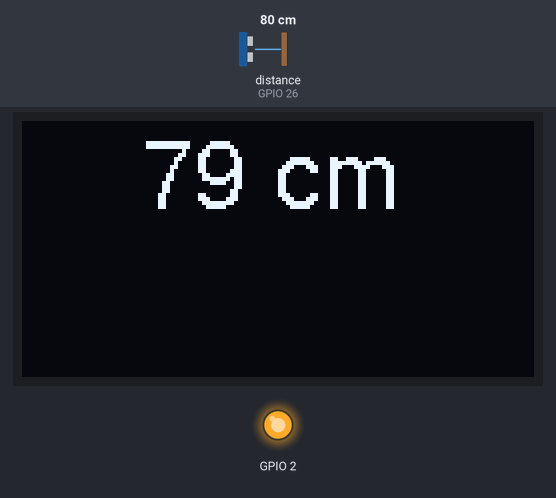
This sketch was run on a simulated ESP32. Shown: 128×64 one-colour display, output pins drawn as LEDs (lit = HIGH). Wiring (inferred from the names in the program): ultrasonic range finder: trigger GPIO 25; echo GPIO 26. The test bench sets the inputs (shaded band); at power-on: distance to the obstacle (sensor on GPIO 26) 80 cm. The echo pulse lasts 58.3 µs per cm; WiFi joins after 1.5 s; servers stay silent unless stated; pins used as bus, display or sensor lines are not drawn; what the sketch prints to the serial monitor is not drawn.

Above: at 2.7 s.
2.8 s: distance to the obstacle (sensor on GPIO 26) set to 2 cm
At 4.9 s:
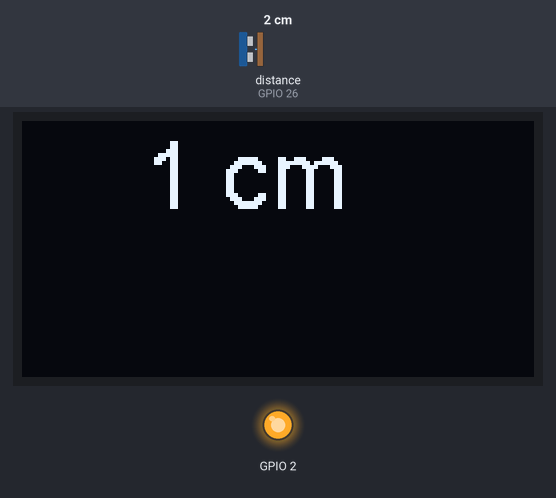
5.3 s: distance to the obstacle (sensor on GPIO 26) set to 4 cm
At 6.6 s:
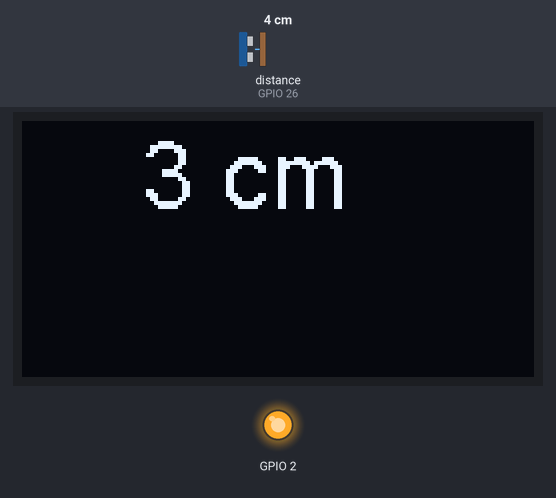
7.6 s: distance to the obstacle (sensor on GPIO 26) set to 9 cm
At 9.4 s:
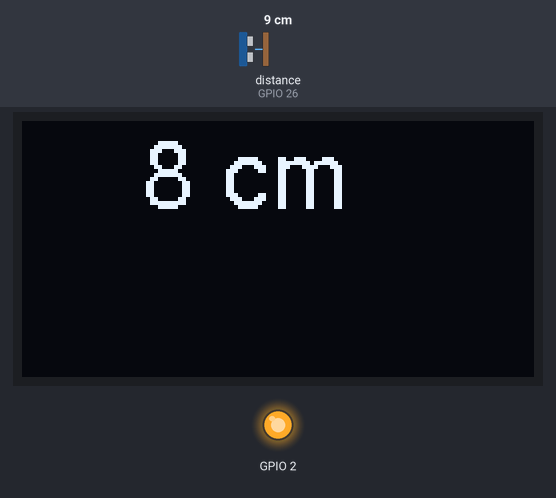
Timing chart, 0 to 10.9 s (numbered marks = the images above; inputs shaded):
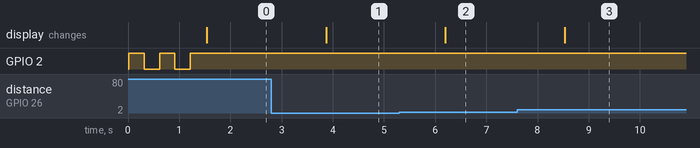

Measured:
- after the input at 2.8 s, the display: changes after 1.1 s (image 1)
- after the input at 5.3 s, the display: changes after 0.90 s (image 2)
- after the input at 7.6 s, the display: changes after 0.93 s (image 3)

The sketch:

GISMO6_Ultrasonic_OLED_FB.ino
```cpp
#include "Credentials.h"

// defines pins numbers
const int trigPin = 25;
const int echoPin = 26;

// defines variables
long duration;
int distance;

void OLEDInit();
void OLEDUpdate();
void WiFiInit();
void FirebaseInit();
void FirebaseWrite();

String tag = "IOTLAB/Range_Meter/Range";


void setup() {
pinMode(trigPin, OUTPUT); // Sets the trigPin as an Output
pinMode(echoPin, INPUT); // Sets the echoPin as an Input
Serial.begin(115200); // Starts the serial communication
OLEDInit();
WiFiInit();
FirebaseInit();
}

void loop() {
// Clears the trigPin
digitalWrite(trigPin, LOW);
delayMicroseconds(2);

// Sets the trigPin on HIGH state for 10 micro seconds
digitalWrite(trigPin, HIGH);
delayMicroseconds(10);
digitalWrite(trigPin, LOW);

// Reads the echoPin, returns the sound wave travel time in microseconds
duration = pulseIn(echoPin, HIGH);

// Calculating the distance
distance= duration*0.034/2;

// Prints the distance on the Serial Monitor
Serial.print("Distance: ");
Serial.println(distance);

OLEDUpdate();
FirebaseWrite();

delay(1000);
}
void OLEDInit(){
  display.init();
  display.setFont(ArialMT_Plain_24);
}

void OLEDUpdate(){

  String d = String(distance) + " cm";
  display.clear();
  display.drawString(30,0,d);
  display.display();
}
void WiFiInit(){
  pinMode(2,OUTPUT);
  WiFi.begin(WIFI_SSID, WIFI_PASSWORD);
  Serial.print("Connecting to Wi-Fi");
  while (WiFi.status() != WL_CONNECTED)
  {
    Serial.print(".");
    digitalWrite(2,!digitalRead(2));
    delay(300);
  }
  Serial.println();
  Serial.print("Connected with IP: ");
  Serial.println(WiFi.localIP());
  Serial.println();

}
void FirebaseInit(){
  Firebase.begin(FIREBASE_HOST, FIREBASE_AUTH);
  Firebase.reconnectWiFi(true);

}
void FirebaseWrite(){
  Firebase.setInt(firebaseData,tag,distance);

}
```

Credentials.h
```cpp
#define FIREBASE_HOST "xxxxxxxxxxxxxxxxxxxxxx" //Do not include https:// in FIREBASE_HOST
#define FIREBASE_AUTH "xxxxxxxxxxxxxxxxxxxxxx"
#define WIFI_SSID "xxxxxxxxxxxxxxxxx"
#define WIFI_PASSWORD "xxxxxxxxxxxxxxxxxxxxxxxx"
#include <Wire.h>
#include "SSD1306.h"
#include "FirebaseESP32.h"
FirebaseData firebaseData;
SSD1306  display(0x3c, 21, 22);
```
